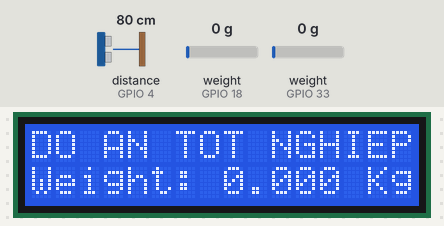
The sketch below on a simulated ESP32. Parts: 16×2 character LCD. Wiring (inferred from the names in the program): ultrasonic range finder: trigger GPIO 2; echo GPIO 4. The inputs (shaded band) are chosen by the test bench; at power-on: weight on the scale (sensors on GPIO 18, GPIO 33) 0 g, distance to the obstacle (sensor on GPIO 4) 80 cm. The echo pulse lasts 58.3 µs per cm; what the sketch prints to the serial monitor is not drawn.

Above: at 3.2 s.
3.3 s: weight on the scale (sensor on GPIO 18) set to 100 g
At 4.6 s:
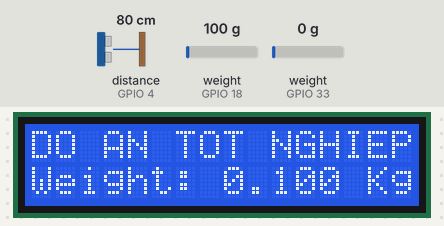
4.9 s: weight on the scale (sensor on GPIO 18) set to 1250 g
At 6.1 s:
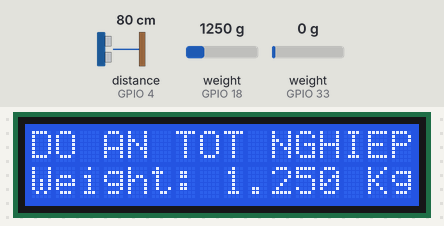
6.4 s: weight on the scale (sensor on GPIO 18) set to 2500 g
At 7.8 s:
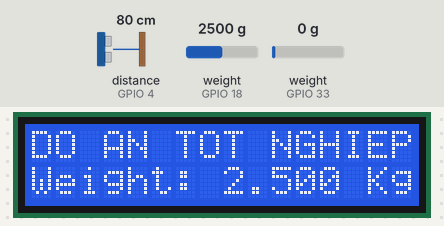
Timing chart, 0 to 9.4 s (numbered marks = the images above; inputs shaded):
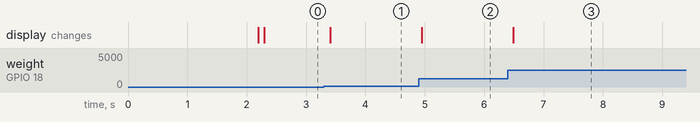

The sketch:

hx711.ino
```cpp
#include <LiquidCrystal_I2C.h>
#include "HX711.h"
#include <Wire.h>
#define DEBUG_HX711
// Calibration factors for each load cell
#define CALIBRATION_FACTOR_1 458000.0 // Calibration factor for load cell 1
#define CALIBRATION_FACTOR_2 470000.0 // Calibration factor for load cell 2
//HC-SR04
int trigPin = 2;
int echoPin = 4;
long khoangthoigian; //micro second
int khoangcach;
// Create the LCD object, address 0x27, 16 columns x 2 rows
LiquidCrystal_I2C lcd(0x27, 16, 2);

// Pins for the first load cell
byte pinData1 = 18;
byte pinClk1 = 19;

// Pins for the second load cell
byte pinData2 = 33; // Change to the appropriate pin for load cell 2
byte pinClk2 = 32; // Change to the appropriate pin for load cell 2
// Define HX711 instances for each load cell
HX711 scale1;
HX711 scale2;

void setup() {
  // Initialize LCD
  lcd.init();
  lcd.backlight();
  // lcd.print("Trong luong");
  lcd.setCursor(0, 0);
  lcd.print("DO AN TOT NGHIEP");
  pinMode(trigPin,OUTPUT); // chan trig phat tin hieu
  pinMode(echoPin,INPUT); // chan echo nhan tin hieu
#ifdef DEBUG_HX711
  // Initialize serial communication
  Serial.begin(9600);
#endif

  // Initialize first scale
  scale1.begin(pinData1, pinClk1);
  scale1.set_scale(CALIBRATION_FACTOR_1);
  scale1.tare();

  // Initialize second scale
  scale2.begin(pinData2, pinClk2);
  scale2.set_scale(CALIBRATION_FACTOR_2);
  scale2.tare();
}

void loop() {
digitalWrite(trigPin, LOW); // tat chan trig
delayMicroseconds(2);
digitalWrite(trigPin, HIGH); // phat xung tu chan trig
delayMicroseconds(10);
digitalWrite(trigPin, LOW);
khoangthoigian = pulseIn(echoPin, HIGH);
khoangcach= khoangthoigian*0.0343/2;
// Serial.print("Khoangcach: ");
// Serial.println(khoangcach);
#ifdef DEBUG_HX711
if (khoangcach<=40&&khoangcach>15)
{
  // Read and print weight from first load cell
  // Serial.print("Load cell 2: ");
  Serial.print(abs(scale2.get_units()), 3);
  Serial.print("\n");}
else
{  // Read and print weight from second load cell
  // Serial.print("Load cell 1: ");
  Serial.print(abs(scale1.get_units()), 3);
  Serial.print("\n");}
#endif
if (khoangcach<=40&&khoangcach>15)
 { // Display weight from first load cell on LCD
  lcd.setCursor(0, 1);
  lcd.print("Weight: ");
  lcd.print(abs(scale2.get_units()), 3);
  lcd.print(" Kg");}
else {
  // Display weight from second load cell on LCD
  lcd.setCursor(0, 1);
  lcd.print("Weight: ");
  lcd.print(abs(scale1.get_units()), 3);
  lcd.print(" Kg");}
}
```

Measured:
- after the input at 3.3 s, the display: changes after 0.10 s (image 1)
- after the input at 4.9 s, the display: changes after 0.05 s (image 2)
- after the input at 6.4 s, the display: changes after 0.09 s (image 3)
